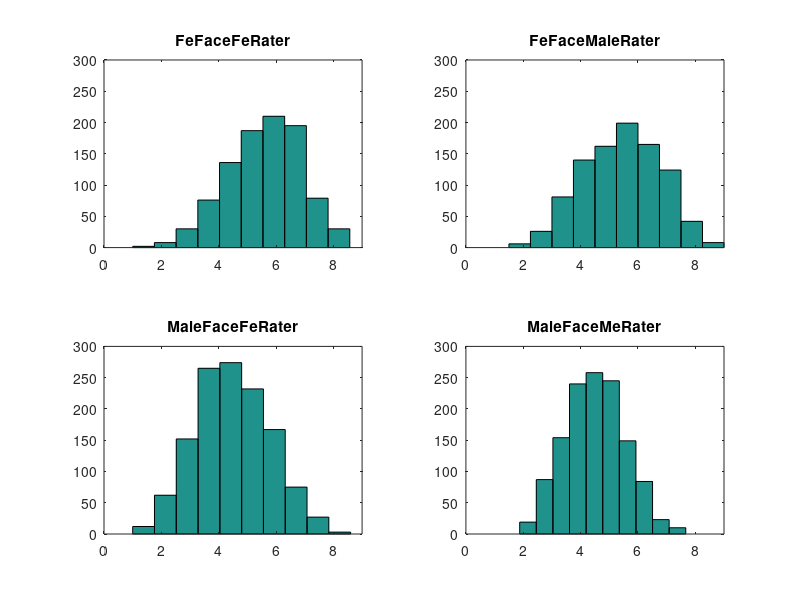
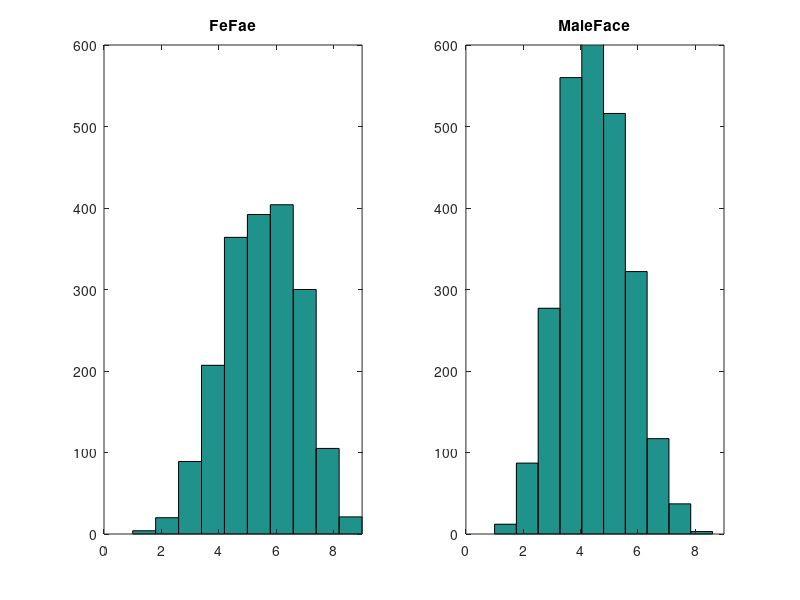
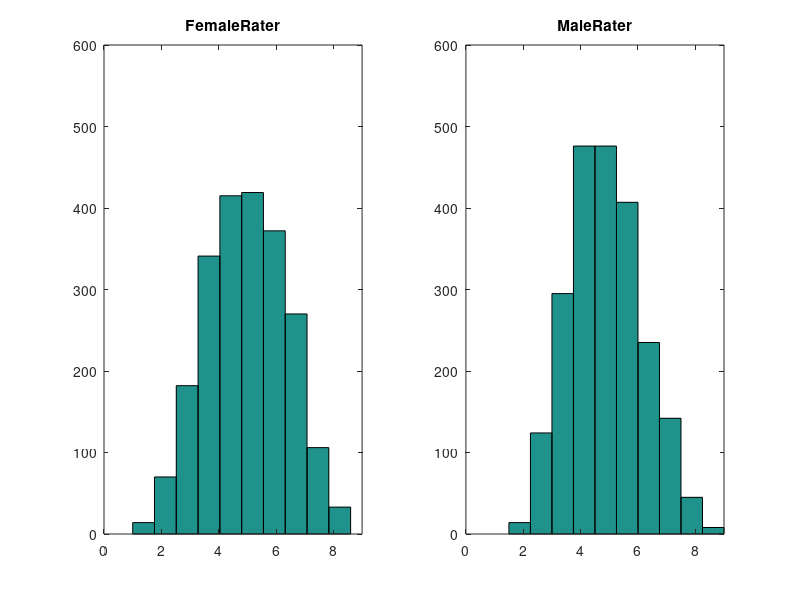

Write the MATLAB code that produced these figures, in order.
% myRank.m
clear; close all; clc; 
load('./preprocessedData/faceGenderYR.mat');

figure;
subplot(2,2,1);
hist(femaleY(:,1));
axis([0 9 0 300]);
title('FeFaceFeRater');

subplot(2,2,2);
hist(femaleY(:,2));
axis([0 9 0 300]);
title('FeFaceMaleRater');

subplot(2,2,3);
hist(maleY(:,1));
axis([0 9 0 300]);
title('MaleFaceFeRater');

subplot(2,2,4);
hist(maleY(:,2));
axis([0 9 0 300]);
title('MaleFaceMeRater');

figure;
subplot(1,2,1);
hist(femaleY(:));
axis([0 9 0 600]);
title('FeFae');

subplot(1,2,2);
hist(maleY(:));
axis([0 9 0 600]);
title('MaleFace');

figure;
subplot(1,2,1);
hist([femaleY(:,1);maleY(:,1)]);
axis([0 9 0 600]);
title('FemaleRater');
subplot(1,2,2);
hist([femaleY(:,2);maleY(:,2)]);
axis([0 9 0 600]);
title('MaleRater');